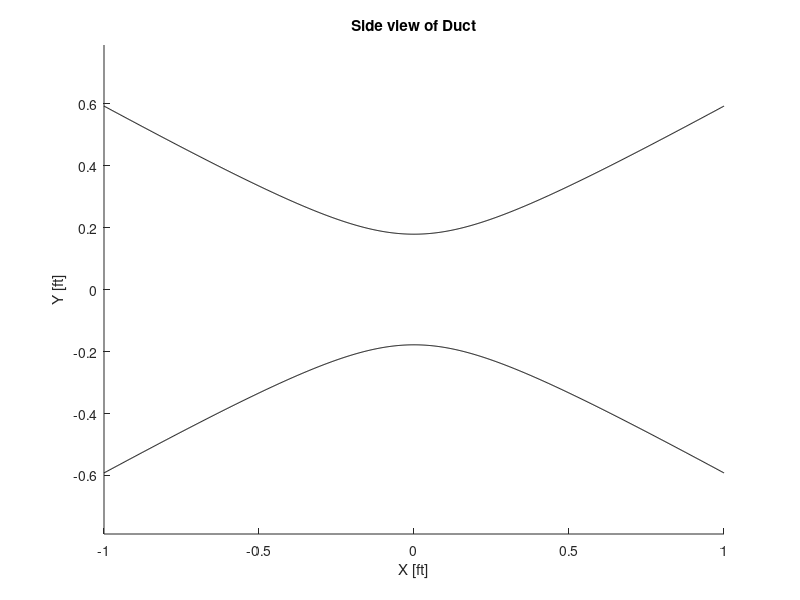
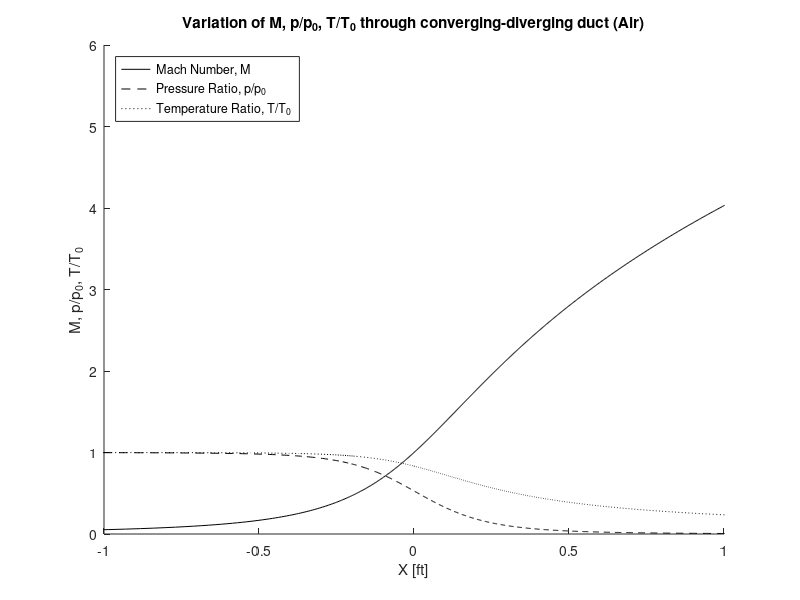
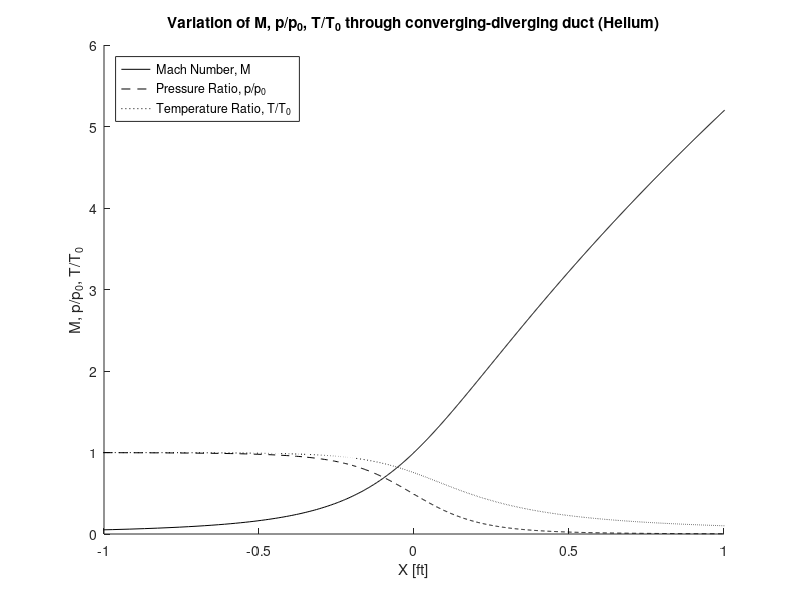

These charts were generated, in order, by the following MATLAB code:
% Joel Lubinitsky
% AEE 343 - HW3.3
% 02/26/15

clear all
close all
clc

%% Problem 3, 4:
% An ideal gas enters subsonically and flows isentropically through a 
% choked converging-diverging duct having a circular cross section area $$
% A $$ that varies with axial distance $$ x $$ from the throat according to
% the formula $$ A(x) = 0.1 + x^2 $$ where $$ A $$ is in $$ ft^2 $$ and $$
% x $$ is in $$ ft $$. Note that the throat is located at $$ x = 0 $$. For
% this flow situation, sketch the side view of the duct and graph the
% variation of Mach number, pressure ratio $$ p/p_0 $$, and
% temperature ratio $$ T/T_0 $$ through the duct from $$ x = -1 \ ft
% $$  to  $$ x = +1 \ ft $$.
%
% Carry out the same calculation as in problem 3 but for Helium, where $$
% \gamma = 1.66 $$

%% Calculations
% $$ A(x) = 0.1 + x^2 $$
%
% $$ y = \pm \sqrt{\frac{A(x)}{\pi}} $$
%
% $$ \left(\frac{A}{A^*} \right)^2 = \frac{1}{M^2} \left[\frac{2}{\gamma + 1} \left(1 + \frac{\gamma - 1}{2}M^2
% \right) \right]^{\frac{\gamma + 1}{\gamma - 1}} $$
%
% $$ x = \pm \sqrt{A - 0.1} $$
%
% $$ \frac{T_0}{T} = 1 + \frac{\gamma - 1}{2}M^2 $$
%
% $$ \frac{p_0}{p} = \left(1 + \frac{\gamma - 1}{2}M^2
% \right)^{\frac{\gamma}{\gamma - 1}} $$


nPoints = 1001;
xDuct   = linspace(-1, 1, nPoints); % ft
area    = 0.1 + xDuct .^ 2;         % ft^2
radius  = sqrt(area ./ pi);         % ft
yUpper  =  radius;                  % ft
yLower  = -radius;                  % ft

% Air
gammaAir           = 1.4;
indexThroat        = find(xDuct == 0);
areaThroat         = area(indexThroat);                                     % ft^2
nMach              = linspace(0, 6, nPoints);
areaMachAir        = areaThroat .* sqrt((1 ./ (nMach .^ 2)) .*...           % ft^2
                     ((2 ./ (gammaAir + 1)) .* (1 + ((gammaAir - 1) ./ 2)...
                     .* nMach .^ 2)) .^ ((gammaAir + 1) ./ (gammaAir - 1)));
indexMachThroatAir = find(areaMachAir == min(areaMachAir));
xMach1Air          = -sqrt(areaMachAir(1 : indexMachThroatAir) - 0.1);
xMach2Air          =  sqrt(areaMachAir(indexMachThroatAir + 1 : end) - 0.1);
xMachAir           = [xMach1Air, xMach2Air];

p0_pAir            = (1 + ((gammaAir - 1) ./ 2) .* nMach .^ 2)...
                     .^ (gammaAir ./ (gammaAir - 1));
T0_TAir            = 1 + ((gammaAir - 1) ./ 2) .* nMach .^ 2;
p_p0Air            = 1 ./ p0_pAir;
T_T0Air            = 1 ./ T0_TAir;

% Helium
gammaHe            = 1.66;
areaMachHe         = areaThroat .* sqrt((1 ./ (nMach .^ 2)) .*...           % ft^2
                     ((2 ./ (gammaHe + 1)) .* (1 + ((gammaHe - 1) ./ 2)...
                     .* nMach .^ 2)) .^ ((gammaHe + 1) ./ (gammaHe - 1)));
indexMachThroatHe  = find(areaMachHe == min(areaMachHe));
xMach1He           = -sqrt(areaMachHe(1 : indexMachThroatHe) - 0.1);
xMach2He           =  sqrt(areaMachHe(indexMachThroatHe + 1 : end) - 0.1);
xMachHe            = [xMach1He, xMach2He];

p0_pHe             = (1 + ((gammaHe - 1) ./ 2) .* nMach .^ 2)...
                    .^ (gammaHe ./ (gammaHe - 1));
T0_THe             = 1 + ((gammaHe - 1) ./ 2) .* nMach .^ 2;
p_p0He             = 1 ./ p0_pHe;
T_T0He             = 1 ./ T0_THe;

%% Plots
figure(1)
hold on
axis equal
title('Side view of Duct')
xlabel('X [ft]')
ylabel('Y [ft]')
plot(xDuct, yUpper, 'color', [0 0 0])
plot(xDuct, yLower, 'color', [0 0 0])

figure(2)
hold on
title('Variation of M, p/p_0, T/T_0 through converging-diverging duct (Air)')
xlabel('X [ft]')
ylabel('M, p/p_0, T/T_0')
axis([-1 1 0 6])
plot(xMachAir, nMach, '-', 'color', [0 0 0])
plot(xMachAir, p_p0Air, '--', 'color', [0 0 0])
plot(xMachAir, T_T0Air,  ':', 'color', [0 0 0])
legend('Mach Number, M', 'Pressure Ratio, p/p_0',...
       'Temperature Ratio, T/T_0', 'location', 'northwest')
   
figure(3)
hold on
title('Variation of M, p/p_0, T/T_0 through converging-diverging duct (Helium)')
xlabel('X [ft]')
ylabel('M, p/p_0, T/T_0')
axis([-1 1 0 6])
plot(xMachHe, nMach, '-', 'color', [0 0 0])
plot(xMachHe, p_p0He, '--', 'color', [0 0 0])
plot(xMachHe, T_T0He,  ':', 'color', [0 0 0])
legend('Mach Number, M', 'Pressure Ratio, p/p_0',...
       'Temperature Ratio, T/T_0', 'location', 'northwest')